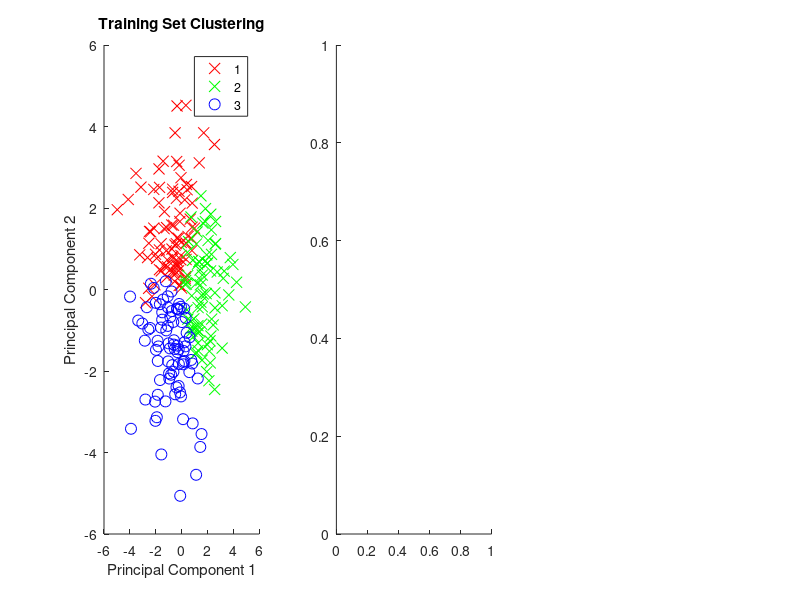

MATLAB code to generate this figure: (Note: this script raises an error after producing the figure.)
    clc;
    clearvars;
    
    % Example data (replace with your actual data)
    x1 = randn(36, 43); % Frequency domain features for user 1
    x2 = randn(36, 43); % Frequency domain features for user 2
    x3 = randn(36, 43); % Frequency domain features for user 3
    x4 = randn(36, 43); % Frequency domain features for user 4
    x5 = randn(36, 43); % Frequency domain features for user 5
    x6 = randn(36, 43); % Frequency domain features for user 6
    x7 = randn(36, 43); % Frequency domain features for user 7
    x8 = randn(36, 43); % Frequency domain features for user 8
    x9 = randn(36, 43); % Frequency domain features for user 9
    x10 = randn(36, 43); % Frequency domain features for user 10
    
    y1 = randn(36, 88); % Time domain features for user 1
    y2 = randn(36, 88); % Time domain features for user 2
    y3 = randn(36, 88); % Time domain features for user 3
    y4 = randn(36, 88); % Time domain features for user 4
    y5 = randn(36, 88); % Time domain features for user 5
    y6 = randn(36, 88); % Time domain features for user 6
    y7 = randn(36, 88); % Time domain features for user 7
    y8 = randn(36, 88); % Time domain features for user 8
    y9 = randn(36, 88); % Time domain features for user 9
    y10 = randn(36, 88); % Time domain features for user 10
    
    % Combine the frequency-domain and time-domain features for each user
    combinedFeatures = [
        [x1, y1];
        [x2, y2];
        [x3, y3];
        [x4, y4];
        [x5, y5];
        [x6, y6];
        [x7, y7];
        [x8, y8];
        [x9, y9];
        [x10, y10]
    ];
    
    % Normalize the combined features
    combinedFeatures = (combinedFeatures - mean(combinedFeatures)) ./ std(combinedFeatures);
    
    % 1. Split the dataset into training (70%), validation (15%), and test (15%) sets
    numSamples = size(combinedFeatures, 1);
    numTrain = round(0.7 * numSamples);   % 70% for training
    numVal = round(0.15 * numSamples);    % 15% for validation
    numTest = numSamples - numTrain - numVal;  % Remaining for test
    
    % Randomly shuffle the indices
    shuffledIndices = randperm(numSamples);
    
    % Split the data
    trainData = combinedFeatures(shuffledIndices(1:numTrain), :);
    valData = combinedFeatures(shuffledIndices(numTrain+1:numTrain+numVal), :);
    testData = combinedFeatures(shuffledIndices(numTrain+numVal+1:end), :);
    
    % 2. Manual PCA Implementation (No Toolbox)
    % Step 1: Compute the covariance matrix on the training data
    covMatrix = cov(trainData);
    
    % Step 2: Compute eigenvectors and eigenvalues using eig function
    [eigenvectors, eigenvalues] = eig(covMatrix);
    
    % Step 3: Sort eigenvalues and eigenvectors in descending order
    [sortedEigenvalues, sortIdx] = sort(diag(eigenvalues), 'descend');
    sortedEigenvectors = eigenvectors(:, sortIdx);
    
    % Step 4: Select top 'numComponents' eigenvectors (Principal Components)
    numComponents = 3; % Choose the number of principal components
    trainReducedFeatures = trainData * sortedEigenvectors(:, 1:numComponents);
    
    % Apply PCA to validation and test sets
    valReducedFeatures = valData * sortedEigenvectors(:, 1:numComponents);
    testReducedFeatures = testData * sortedEigenvectors(:, 1:numComponents);
    
    % 3. K-Means Clustering (No Toolbox) on the training set
    numClusters = 3;  % Number of clusters
    maxIter = 100;    % Maximum iterations
    tol = 1e-4;       % Convergence tolerance
    
    % Initialize centroids randomly
    centroids = trainReducedFeatures(randperm(size(trainReducedFeatures, 1), numClusters), :);
    
    % K-Means Iteration on the training data
    for iter = 1:maxIter
        % Assign samples to the nearest centroid using Euclidean distance
        distances = zeros(size(trainReducedFeatures, 1), numClusters);
        for i = 1:size(trainReducedFeatures, 1)
            for k = 1:numClusters
                distances(i, k) = sum((trainReducedFeatures(i, :) - centroids(k, :)).^2); % Euclidean distance
            end
        end
        [~, clusterIndices] = min(distances, [], 2);
        
        % Compute new centroids
        newCentroids = zeros(numClusters, size(trainReducedFeatures, 2));
        for k = 1:numClusters
            newCentroids(k, :) = mean(trainReducedFeatures(clusterIndices == k, :), 1);
        end
        
        % Check for convergence (if centroids do not change significantly)
        if norm(newCentroids - centroids) < tol
            disp('Convergence reached.');
            break;
        end
        centroids = newCentroids;
    end
    
    % 4. Evaluate clustering on validation and test sets
    % Assign clusters to validation data
    distancesVal = zeros(size(valReducedFeatures, 1), numClusters);
    for i = 1:size(valReducedFeatures, 1)
        for k = 1:numClusters
            distancesVal(i, k) = sum((valReducedFeatures(i, :) - centroids(k, :)).^2); % Euclidean distance
        end
    end
    [valClusterIndices, ~] = min(distancesVal, [], 2);
    
    % Assign clusters to test data
    distancesTest = zeros(size(testReducedFeatures, 1), numClusters);
    for i = 1:size(testReducedFeatures, 1)
        for k = 1:numClusters
            distancesTest(i, k) = sum((testReducedFeatures(i, :) - centroids(k, :)).^2); % Euclidean distance
        end
    end
    [testClusterIndices, ~] = min(distancesTest, [], 2);
    
    % 5. Plot clustering results for training, validation, and test sets
    figure;
    subplot(1,3,1);
    gscatter(trainReducedFeatures(:, 1), trainReducedFeatures(:, 2), clusterIndices, 'rgb', 'xo', 8);
    title('Training Set Clustering');
    xlabel('Principal Component 1');
    ylabel('Principal Component 2');
    
    subplot(1,3,2);
    gscatter(valReducedFeatures(:, 1), valReducedFeatures(:, 2), valClusterIndices, 'rgb', 'xo', 8);
    title('Validation Set Clustering');
    xlabel('Principal Component 1');
    ylabel('Principal Component 2');
    
    subplot(1,3,3);
    gscatter(testReducedFeatures(:, 1), testReducedFeatures(:, 2), testClusterIndices, 'rgb', 'xo', 8);
    title('Test Set Clustering');
    xlabel('Principal Component 1');
    ylabel('Principal Component 2');
clc;
clearvars;

% Example data (replace with your actual data)
x1 = randn(36, 43); % Frequency domain features for user 1
x2 = randn(36, 43); % Frequency domain features for user 2
x3 = randn(36, 43); % Frequency domain features for user 3
x4 = randn(36, 43); % Frequency domain features for user 4
x5 = randn(36, 43); % Frequency domain features for user 5
x6 = randn(36, 43); % Frequency domain features for user 6
x7 = randn(36, 43); % Frequency domain features for user 7
x8 = randn(36, 43); % Frequency domain features for user 8
x9 = randn(36, 43); % Frequency domain features for user 9
x10 = randn(36, 43); % Frequency domain features for user 10

y1 = randn(36, 88); % Time domain features for user 1
y2 = randn(36, 88); % Time domain features for user 2
y3 = randn(36, 88); % Time domain features for user 3
y4 = randn(36, 88); % Time domain features for user 4
y5 = randn(36, 88); % Time domain features for user 5
y6 = randn(36, 88); % Time domain features for user 6
y7 = randn(36, 88); % Time domain features for user 7
y8 = randn(36, 88); % Time domain features for user 8
y9 = randn(36, 88); % Time domain features for user 9
y10 = randn(36, 88); % Time domain features for user 10

% Combine the frequency-domain and time-domain features for each user
combinedFeatures = [
    [x1, y1];
    [x2, y2];
    [x3, y3];
    [x4, y4];
    [x5, y5];
    [x6, y6];
    [x7, y7];
    [x8, y8];
    [x9, y9];
    [x10, y10]
];

% Normalize the combined features
combinedFeatures = (combinedFeatures - mean(combinedFeatures)) ./ std(combinedFeatures);

% 1. Split the dataset into training (70%), validation (15%), and test (15%) sets
numSamples = size(combinedFeatures, 1);
numTrain = round(0.7 * numSamples);   % 70% for training
numVal = round(0.15 * numSamples);    % 15% for validation
numTest = numSamples - numTrain - numVal;  % Remaining for test

% Randomly shuffle the indices
shuffledIndices = randperm(numSamples);

% Split the data
trainData = combinedFeatures(shuffledIndices(1:numTrain), :);
valData = combinedFeatures(shuffledIndices(numTrain+1:numTrain+numVal), :);
testData = combinedFeatures(shuffledIndices(numTrain+numVal+1:end), :);

% 2. Manual PCA Implementation (No Toolbox)
% Step 1: Compute the covariance matrix on the training data
covMatrix = cov(trainData);

% Step 2: Compute eigenvectors and eigenvalues using eig function
[eigenvectors, eigenvalues] = eig(covMatrix);

% Step 3: Sort eigenvalues and eigenvectors in descending order
[sortedEigenvalues, sortIdx] = sort(diag(eigenvalues), 'descend');
sortedEigenvectors = eigenvectors(:, sortIdx);

% Step 4: Select top 'numComponents' eigenvectors (Principal Components)
numComponents = 3; % Choose the number of principal components
trainReducedFeatures = trainData * sortedEigenvectors(:, 1:numComponents);

% Apply PCA to validation and test sets
valReducedFeatures = valData * sortedEigenvectors(:, 1:numComponents);
testReducedFeatures = testData * sortedEigenvectors(:, 1:numComponents);

% 3. K-Means Clustering (No Toolbox) on the training set
numClusters = 3;  % Number of clusters
maxIter = 100;    % Maximum iterations
tol = 1e-4;       % Convergence tolerance

% Initialize centroids randomly
centroids = trainReducedFeatures(randperm(size(trainReducedFeatures, 1), numClusters), :);

% K-Means Iteration on the training data
for iter = 1:maxIter
    % Assign samples to the nearest centroid using Euclidean distance
    distances = zeros(size(trainReducedFeatures, 1), numClusters);
    for i = 1:size(trainReducedFeatures, 1)
        for k = 1:numClusters
            distances(i, k) = sum((trainReducedFeatures(i, :) - centroids(k, :)).^2); % Euclidean distance
        end
    end
    [~, clusterIndices] = min(distances, [], 2);
    
    % Compute new centroids
    newCentroids = zeros(numClusters, size(trainReducedFeatures, 2));
    for k = 1:numClusters
        newCentroids(k, :) = mean(trainReducedFeatures(clusterIndices == k, :), 1);
    end
    
    % Check for convergence (if centroids do not change significantly)
    if norm(newCentroids - centroids) < tol
        disp('Convergence reached.');
        break;
    end
    centroids = newCentroids;
end

% 4. Evaluate clustering on validation and test sets
% Assign clusters to validation data
distancesVal = zeros(size(valReducedFeatures, 1), numClusters);
for i = 1:size(valReducedFeatures, 1)
    for k = 1:numClusters
        distancesVal(i, k) = sum((valReducedFeatures(i, :) - centroids(k, :)).^2); % Euclidean distance
    end
end
[valClusterIndices, ~] = min(distancesVal, [], 2);

% Assign clusters to test data
distancesTest = zeros(size(testReducedFeatures, 1), numClusters);
for i = 1:size(testReducedFeatures, 1)
    for k = 1:numClusters
        distancesTest(i, k) = sum((testReducedFeatures(i, :) - centroids(k, :)).^2); % Euclidean distance
    end
end
[testClusterIndices, ~] = min(distancesTest, [], 2);

% 5. Plot clustering results for training, validation, and test sets
figure;
subplot(1,3,1);
% Plot manually using scatter
scatter(trainReducedFeatures(:, 1), trainReducedFeatures(:, 2), 50, clusterIndices, 'filled');
title('Training Set Clustering');
xlabel('Principal Component 1');
ylabel('Principal Component 2');

subplot(1,3,2);
% Plot manually using scatter
scatter(valReducedFeatures(:, 1), valReducedFeatures(:, 2), 50, valClusterIndices, 'filled');
title('Validation Set Clustering');
xlabel('Principal Component 1');
ylabel('Principal Component 2');

subplot(1,3,3);
% Plot manually using scatter
scatter(testReducedFeatures(:, 1), testReducedFeatures(:, 2), 50, testClusterIndices, 'filled');
title('Test Set Clustering');
xlabel('Principal Component 1');
ylabel('Principal Component 2');
